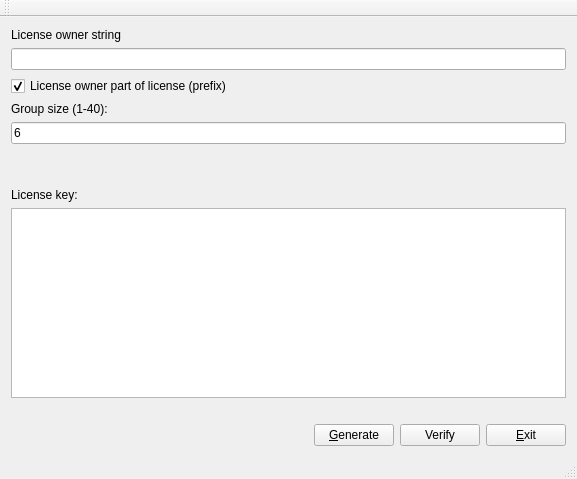
<?xml version="1.0" encoding="UTF-8"?>
<ui version="4.0">
 <class>MainWindow</class>
 <widget class="QMainWindow" name="MainWindow">
  <property name="geometry">
   <rect>
    <x>0</x>
    <y>0</y>
    <width>577</width>
    <height>479</height>
   </rect>
  </property>
  <property name="windowTitle">
   <string>MainWindow</string>
  </property>
  <widget class="QWidget" name="centralWidget">
   <layout class="QVBoxLayout" name="verticalLayout_2">
    <item>
     <layout class="QVBoxLayout" name="verticalLayout">
      <item>
       <widget class="QLabel" name="label">
        <property name="text">
         <string>License owner string</string>
        </property>
       </widget>
      </item>
      <item>
       <widget class="QLineEdit" name="txtLicensePrefix"/>
      </item>
      <item>
       <widget class="QCheckBox" name="cbLicensePartOfKey">
        <property name="text">
         <string>License owner part of license (prefix)</string>
        </property>
        <property name="checked">
         <bool>true</bool>
        </property>
       </widget>
      </item>
      <item>
       <widget class="QLabel" name="label_3">
        <property name="text">
         <string>Group size (1-40):</string>
        </property>
       </widget>
      </item>
      <item>
       <widget class="QLineEdit" name="txtGroupSize">
        <property name="inputMask">
         <string/>
        </property>
        <property name="text">
         <string>6</string>
        </property>
        <property name="maxLength">
         <number>2</number>
        </property>
       </widget>
      </item>
      <item>
       <spacer name="verticalSpacer">
        <property name="orientation">
         <enum>Qt::Vertical</enum>
        </property>
        <property name="sizeHint" stdset="0">
         <size>
          <width>20</width>
          <height>40</height>
         </size>
        </property>
       </spacer>
      </item>
      <item>
       <widget class="QLabel" name="label_2">
        <property name="text">
         <string>License key:</string>
        </property>
       </widget>
      </item>
      <item>
       <widget class="QPlainTextEdit" name="txtLicenseKey"/>
      </item>
     </layout>
    </item>
    <item>
     <widget class="QLabel" name="lblMessage">
      <property name="text">
       <string/>
      </property>
     </widget>
    </item>
    <item>
     <layout class="QHBoxLayout" name="horizontalLayout">
      <item>
       <spacer name="horizontalSpacer">
        <property name="orientation">
         <enum>Qt::Horizontal</enum>
        </property>
        <property name="sizeHint" stdset="0">
         <size>
          <width>40</width>
          <height>20</height>
         </size>
        </property>
       </spacer>
      </item>
      <item>
       <widget class="QPushButton" name="pbGenerate">
        <property name="text">
         <string>&amp;Generate</string>
        </property>
        <property name="shortcut">
         <string>Ctrl+G</string>
        </property>
       </widget>
      </item>
      <item>
       <widget class="QPushButton" name="pbVerify">
        <property name="text">
         <string>Verify</string>
        </property>
        <property name="shortcut">
         <string>Ctrl+E</string>
        </property>
       </widget>
      </item>
      <item>
       <widget class="QPushButton" name="pbExit">
        <property name="text">
         <string>&amp;Exit</string>
        </property>
        <property name="shortcut">
         <string>Ctrl+I</string>
        </property>
       </widget>
      </item>
     </layout>
    </item>
   </layout>
  </widget>
  <widget class="QMenuBar" name="menuBar">
   <property name="geometry">
    <rect>
     <x>0</x>
     <y>0</y>
     <width>577</width>
     <height>22</height>
    </rect>
   </property>
  </widget>
  <widget class="QToolBar" name="mainToolBar">
   <attribute name="toolBarArea">
    <enum>TopToolBarArea</enum>
   </attribute>
   <attribute name="toolBarBreak">
    <bool>false</bool>
   </attribute>
  </widget>
  <widget class="QStatusBar" name="statusBar"/>
 </widget>
 <layoutdefault spacing="6" margin="11"/>
 <resources/>
 <connections>
  <connection>
   <sender>pbExit</sender>
   <signal>clicked()</signal>
   <receiver>MainWindow</receiver>
   <slot>close()</slot>
   <hints>
    <hint type="sourcelabel">
     <x>355</x>
     <y>250</y>
    </hint>
    <hint type="destinationlabel">
     <x>199</x>
     <y>149</y>
    </hint>
   </hints>
  </connection>
 </connections>
</ui>
